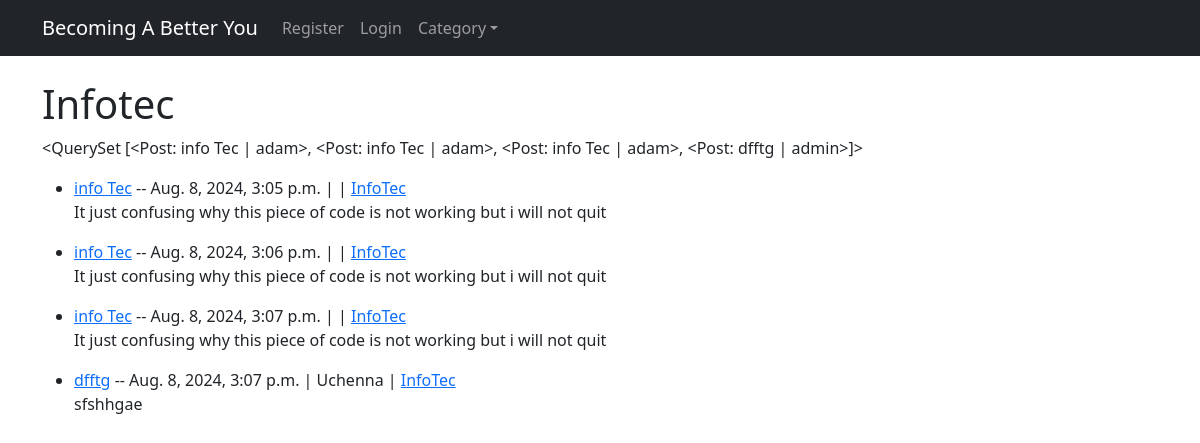
Page /category/infotec/ on the committed database.
### blog/models.py (models this page shows, shortened)
class Post(models.Model):
    title = models.CharField(max_length=255)
    body =RichTextField(blank=True, null=True)
    author = models.ForeignKey(User, on_delete=models.CASCADE)
    created = models.DateTimeField(auto_now_add=True)
    category = models.CharField(max_length=255, default="Sports")
    likes = models.ManyToManyField(User, related_name='blog_posts')
    header_image = models.ImageField(blank=True, upload_to='images/')
    def __str__(self):
        return self.title + ' | ' + str(self.author)

### blog/views.py (the view)
# urls.py: path('category/<str:cats>/', CatView, name='category'),
def CatView(request, cats):
    for category in Category.objects.all():
        category.catName=category.catName.lower()
        category.save()
    cats = cats.lower()
    if not Category.objects.filter(catName=cats.replace('-', ' ')).exists():
        return HttpResponse("Category not found", status=404)
    cat_post = Post.objects.filter(category__iexact = cats.replace('-', ' '))
    if not cat_post.exists():
        return HttpResponse("No posts found in this Category", status=404)
    return render(request, 'category.html', {'cat_post':cat_post, 'cats': cats.title().replace('-', ' ')})

### templates/category.html
{% extends 'base.html' %}
{% block content %}
<h1>{{cats}}</h1>
<p> {{cat_post}} </p>
{%if cat_post %}
    <ul>
    {% for post in cat_post %}
        <li>
            <a href="{% url 'article_details' post.pk %}">{{post.title}}</a> -- {{post.created}}
            | {{post.author.first_name}} | <a href="{% url 'category' post.category|slugify %}">{{post.category}}</a>
            <br> {{post.body|truncatewords:20|safe}} <p></p>
        </li>
    {% empty %}
        <p>No post found in this Category</p>
    {% endfor %}
    </ul>
{% endif %}
{% endblock %}

### rows in the picture
Post: title+author "<QuerySet [<Post: info Tec | adam>, <Post: info Tec | adam>, <Post: info Tec | adam>, <Post: dfftg | admin>]>", title "info Tec", created "Aug. 8, 2024, 3:05 p.m.", category "InfoTec", body "It just confusing why this piece of code is not working but i will not quit"
Post: title "info Tec", created "Aug. 8, 2024, 3:06 p.m.", category "InfoTec", body "It just confusing why this piece of code is not working but i will not quit"
Post: title "info Tec", created "Aug. 8, 2024, 3:07 p.m.", category "InfoTec", body "It just confusing why this piece of code is not working but i will not quit"
Post: title "dfftg", created "Aug. 8, 2024, 3:07 p.m.", author.first_name "Uchenna", category "InfoTec", body "sfshhgae"

### other values in the picture
{{ cats }} "Infotec"
